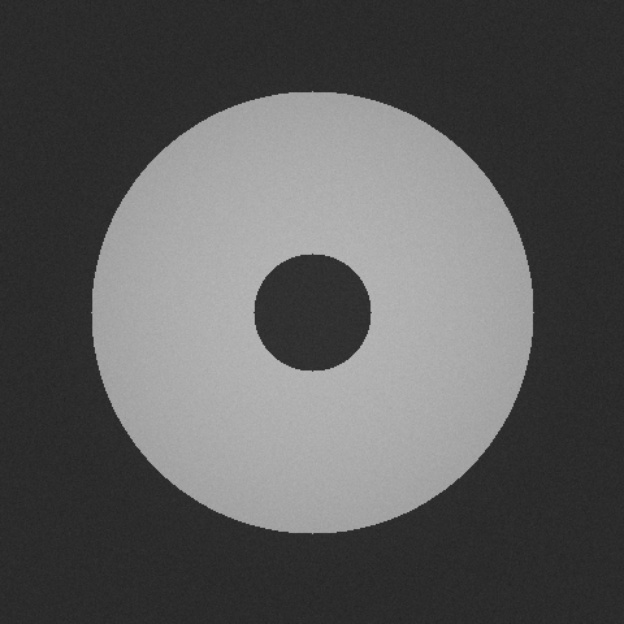
#> input picture gozcu/ornekler/kontrol/foto_01_good.jpg, 624 x 624 px
$ python -i live.py   (imports and definitions only)
#> lines starting #> are read from the running program, lines starting #| are printed output that depends on the picture
"""GÖZCÜ·AI — canlı mod otomatik tetikleyici.

Bant/masa üstü kullanımda SPACE'e basacak kimse yoktur. Tetikleyici:
1) 'b' ile BOŞ SAHNE referansı alınır (arka plan).
2) Sahnede arka plandan belirgin fark → PARÇA VAR.
3) Ardışık karelerde hareket durunca (sahne DURULDU) → BİR KEZ muayene.
4) Parça sahneden çıkana kadar tekrar tetiklenmez (soğuma).

Saf mantık sınıfı: kameradan bağımsız, sentetik karelerle test edilebilir.
"""
from __future__ import annotations

from typing import Optional

import cv2
import numpy as np


class AutoTrigger:
    def __init__(self, presence_thresh: float = 0.03,
                 motion_thresh: float = 2.5, stable_frames: int = 6):
        self.presence_thresh = presence_thresh   # arka plandan farklı piksel oranı
        self.motion_thresh = motion_thresh       # kareler arası ort. fark (gri)
        self.stable_frames = stable_frames       # bu kadar kare sabit → tetik
        self.bg: Optional[np.ndarray] = None
        self.prev: Optional[np.ndarray] = None
        self._stable = 0
        self._fired = False

    @staticmethod
    def _small(gray: np.ndarray) -> np.ndarray:
        return cv2.resize(gray, (160, 120), interpolation=cv2.INTER_AREA)

    def set_background(self, frame_bgr: np.ndarray) -> None:
        """Boş sahneyi referans al ('b' tuşu)."""
        g = self._small(cv2.cvtColor(frame_bgr, cv2.COLOR_BGR2GRAY))
        self.bg = cv2.GaussianBlur(g, (5, 5), 0).astype(np.int16)
        self.prev = None
        self._stable = 0
        self._fired = False

    def update(self, frame_bgr: np.ndarray) -> str:
        """Her karede çağır. Dönüş: 'bekle' | 'tetikle' | 'bos'.
        'tetikle' parça yerleşince TAM BİR KEZ döner."""
        g = cv2.GaussianBlur(
            self._small(cv2.cvtColor(frame_bgr, cv2.COLOR_BGR2GRAY)),
            (5, 5), 0).astype(np.int16)
        if self.bg is None:
            self.prev = g
            return "bekle"
        presence = float((np.abs(g - self.bg) > 18).mean())
        motion = (float(np.abs(g - self.prev).mean())
                  if self.prev is not None else 99.0)
        self.prev = g
        if presence < self.presence_thresh:
            self._stable = 0
            self._fired = False
            return "bos"
        if motion < self.motion_thresh:
            self._stable += 1
        else:
            self._stable = 0
        if self._stable >= self.stable_frames and not self._fired:
            self._fired = True
            return "tetikle"
        return "bekle"

>>> import cv2
>>> picture = cv2.imread('ornekler/kontrol/foto_01_good.jpg')
#> picture is the input picture: shape (624, 624, 3); min 34, max 185, mean 89.9
>>> result = AutoTrigger().set_background(picture)
#> in _small, `return cv2.resize(gray, (160, 120), interpolation=cv2.INTER_AREA)`:
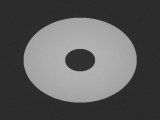
#> returned value: shape (120, 160); min 41, max 179, mean 89.9
#> in set_background, `self.bg = cv2.GaussianBlur(g, (5, 5), 0).astype(np.int16)`:
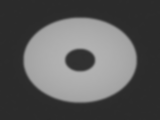
#> self.bg: shape (120, 160) int16; min 42, max 178, mean 89.9

$ run again, on gozcu/ornekler/kontrol/foto_08_good.jpg
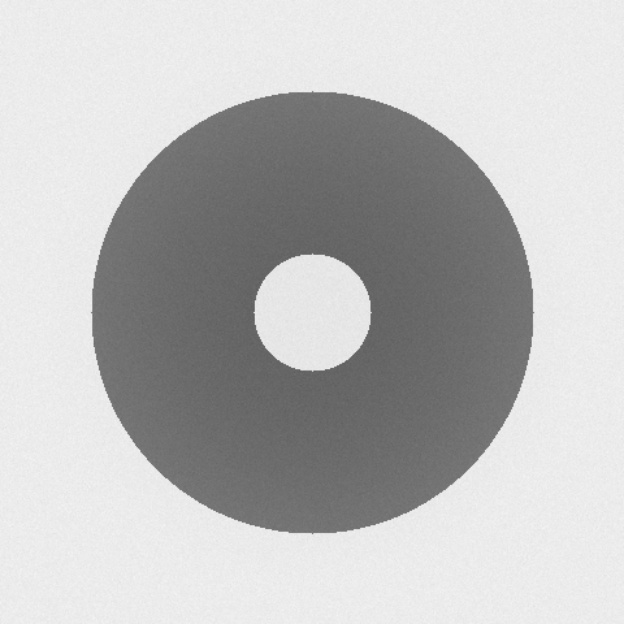
#> input picture gozcu/ornekler/kontrol/foto_08_good.jpg, 624 x 624 px
#> picture is the input picture: shape (624, 624, 3); min 90, max 244, mean 188.8
#> in _small, `return cv2.resize(gray, (160, 120), interpolation=cv2.INTER_AREA)`:
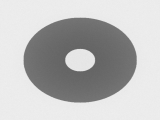
#> returned value: shape (120, 160); min 100, max 238, mean 188.8
#> in set_background, `self.bg = cv2.GaussianBlur(g, (5, 5), 0).astype(np.int16)`:
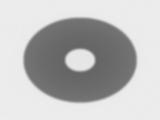
#> self.bg: shape (120, 160) int16; min 101, max 236, mean 188.8
